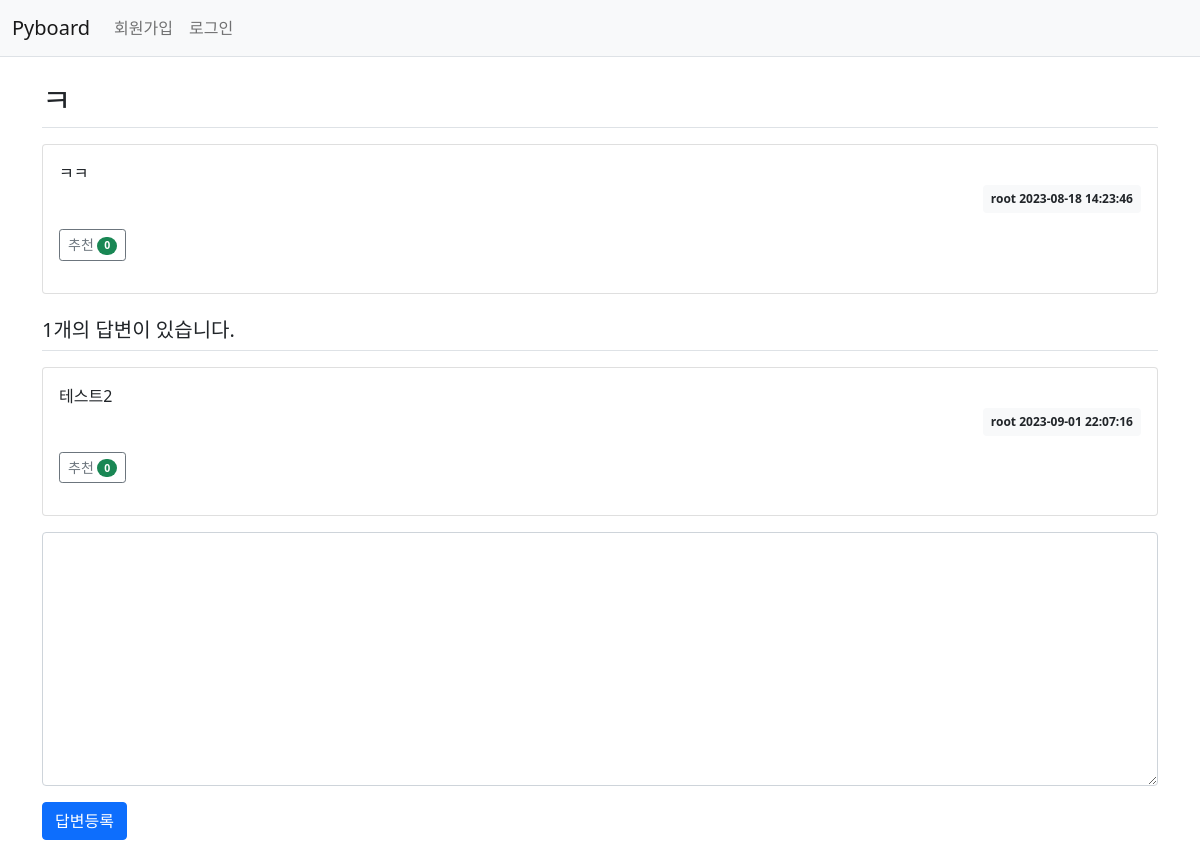
The app's page /detail/6 with its own data.
### tables this page shows
CREATE TABLE board (num INTEGER PRIMARY KEY AUTOINCREMENT, title TEXT NOT NULL, user TEXT NOT NULL, created DATETIME NOT NULL, content TEXT NOT NULL, views INT DEFAULT 0, likes INT DEFAULT 0);

CREATE TABLE comments (
    id       INTEGER  PRIMARY KEY AUTOINCREMENT,
    content  TEXT     NOT NULL,
    post_num INTEGER  NOT NULL,
    user     TEXT     NOT NULL,
    created  DATETIME NOT NULL
, likes INT DEFAULT 0);

### login.py (the view)
@app.route('/detail/<int:num>', methods = ['GET', 'POST'])
def detail(num):
    name = session.get('username')
    if request.method == 'POST':
        content = request.form['content']
        connection = get_db()
        cursor = connection.cursor()
        current_datetime = datetime.datetime.now()
        formatted_datetime = current_datetime.strftime('%Y-%m-%d %H:%M:%S')
        cursor.execute("INSERT INTO comments (content, post_num, user, created) VALUES (?, ?, ?, ?)", (content, num, name, formatted_datetime))
        connection.commit()
        cursor.execute("SELECT * FROM board WHERE num = ?", (num,))
        question_data = cursor.fetchone()
        cursor.execute("SELECT * FROM comments WHERE post_num = ?", (num,))
        comments = cursor.fetchall()
        cursor.close()
        connection.close()
        return render_template('question_detail.html', question = question_data, num = num, comments = comments, name = name)
    else:
        connection = get_db()
        cursor = connection.cursor()
        cursor.execute("SELECT * FROM board WHERE num = ?", (num,))
        question_data = cursor.fetchone()
        cursor.execute("SELECT * FROM comments WHERE post_num = ?", (num,))
        comments = cursor.fetchall()
        cursor.execute("UPDATE board SET views = views + 1 WHERE num = ?", (num,))
        connection.commit()
        cursor.close()
        return render_template('question_detail.html', question = question_data, num = num, comments = comments, name = name)

### login.py (called while the page is built)
def get_db():
    conn = sqlite3.connect(db_path)
    conn.row_factory = sqlite3.Row  # 딕셔너리 형태로 데이터 사용 가능
    return conn

### templates/question_detail.html (shortened to what this page needs)
<html lang="en">
<head>
    <link rel="stylesheet" href="{{ url_for('static', filename='bootstrap.min.css') }}">
</head>
<body>
    {% include "navbar.html" %}
    <div class="container my-3">
        <h2 class="border-bottom py-2">{{question.title }}</h2>
        <div class="card my-3">
            <div class="card-body">
                <div class="card-text" style="white-space: pre-line;">{{ question.content }}</div>
                <div class="d-flex justify-content-end">
                    <div class="badge bg-light text-dark p-2">
                        {{ question.user}}
                        {{ question.created }}
                    </div>
                </div>
                <div class="my-3">
                    <a href="{{ url_for('like_question', question_num = question.num ) }}"
                        class="recommend btn btn-sm btn-outline-secondary"> 추천
                        <span class="badge rounded-pill bg-success">{{ question.likes }}</span>
                    </a>
                </div>
            </div>
        </div>
        <h5 class="border-bottom my-3 py-2">{{ comments|length }}개의 답변이 있습니다.</h5>
        {% for answer in comments %}
        <div class="card my-3">
            <div class="card-body">
                <div class="card-text" style="white-space: pre-line;">{{ answer.content }}</div>
                <div class="d-flex justify-content-end">
                    <div class="badge bg-light text-dark p-2">
                        {{ answer.user}}
                        {{ answer.created }}
                    </div>
                </div>
                <div class="my-3">
                    <a href="{{ url_for('like_comment', post_id = answer.id, post_num = answer.post_num ) }}"
                        class="recommend btn btn-sm btn-outline-secondary"> 추천
                        <span class="badge rounded-pill bg-success">{{ answer.likes }}</span>
                    </a>
                </div>
            </div>
        </div>
        {% endfor %}
        <form action="{{ url_for('detail', num=question.num) }}" method="post" class="my-3">
            <div class="mb-3">
                <textarea name="content" id="content" class="form-control" rows="10"></textarea>
            </div>
            <input type="submit" value="답변등록" class="btn btn-primary">
        </form>
    </div>
</body>
</html>

### records on screen
board: title "ㅋ", content "ㅋㅋ", user "root", created "2023-08-18 14:23:46", likes "0"
comments: content "테스트2", user "root", created "2023-09-01 22:07:16", likes "0"

### other values on screen
{{ comments|length }} "1"
